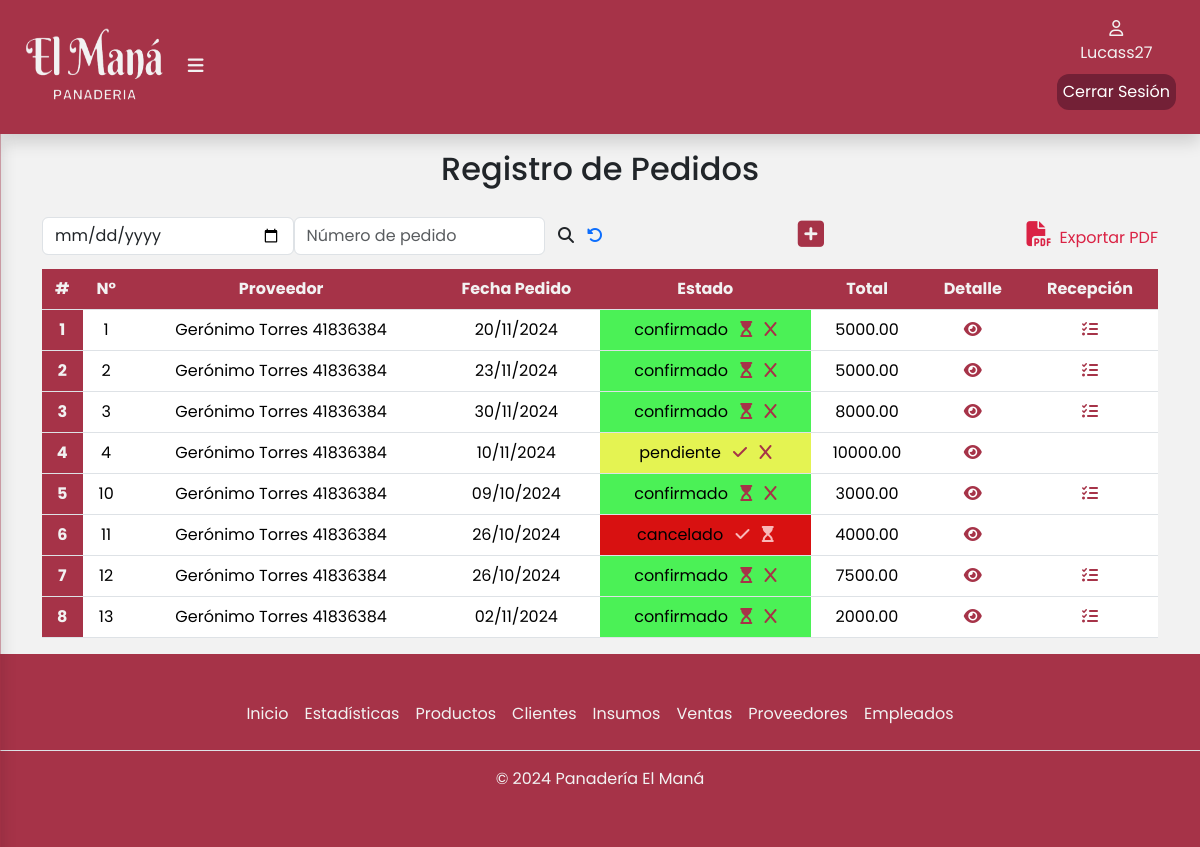
The page /pedidos/ (signed in) on the database as committed earlier.
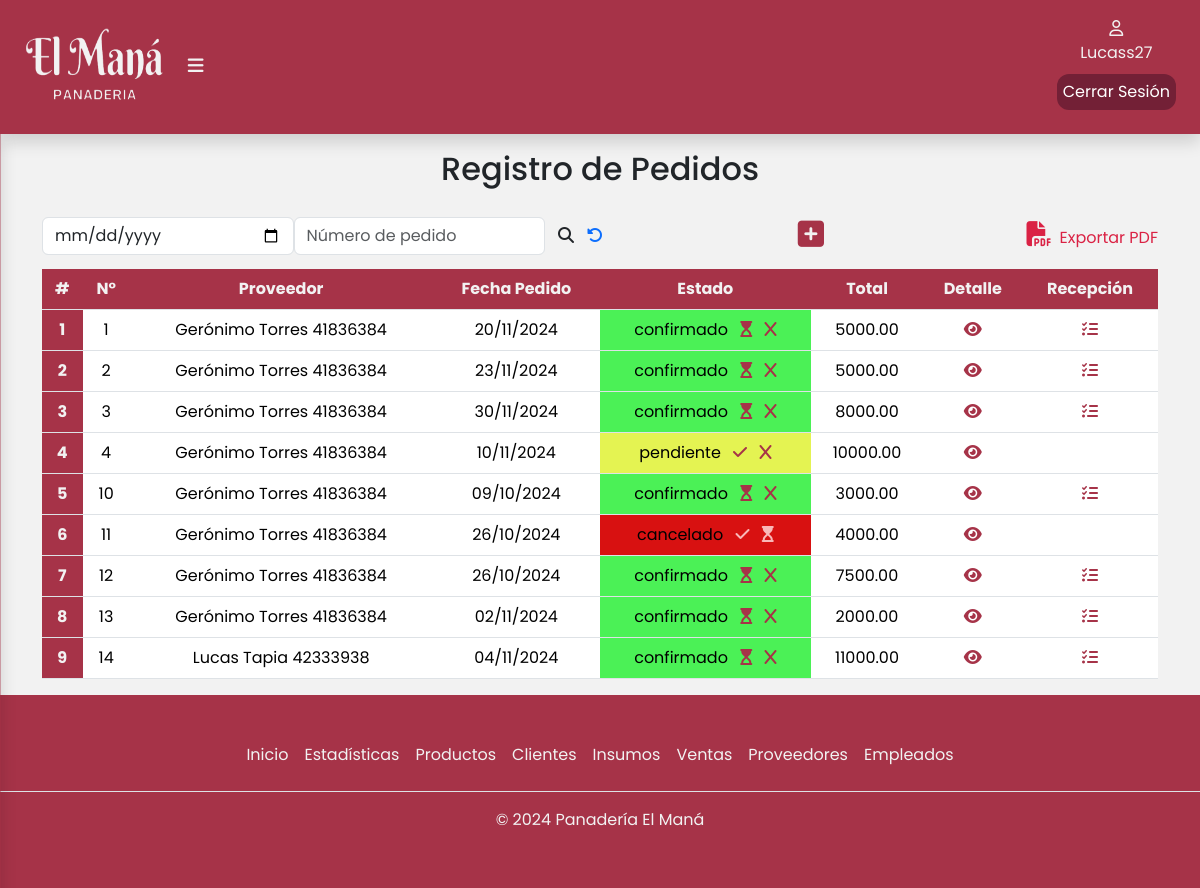
The same page on the database as committed later.
### apps/pedidos/models.py (models this page shows, shortened)
class Pedido(models.Model):
    proveedor = models.ForeignKey(Proveedor, on_delete=models.CASCADE,related_name = 'proveedor')
    ESTADO_PEDIDO = [
        ('confirmado', 'Confirmado'),
        ('pendiente', 'Pendiente'),
        ('cancelado', 'Cancelado'),
    ]
    fechaPedido = models.DateField(blank=False,null=False)
    estadoPedido = models.CharField(max_length=10,choices=ESTADO_PEDIDO,blank=False,null=False)
    precioTotalDelPedido = models.DecimalField(max_digits=10, decimal_places=2, null=True, blank=True, default=0)

class Proveedor(Persona):
    ESTADO = [
        ('activo', 'Activo'),
        ('inactivo', 'Inactivo'),
    ]
    dni  = models.CharField(max_length=8,blank=False,null=False)
    estado = models.CharField(max_length=10, choices=ESTADO,blank=False, null=False)
    empresa = models.CharField(max_length=50,blank=False,null=False)
    def __str__(self):
        return f"{self.nombre} {self.apellido} {self.dni}"

### apps/pedidos/views.py (the view)
# urls.py: path('',include('apps.pedidos.urls')),
def pedidos(request):
    pedidos = Pedido.objects.all()  # Obtener todos los pedidos
    mostrar_boton = True  # Variable para controlar la visibilidad del botón
    mostrar_botonPdf = False
    insumos_dict = {insumo.id: insumo.precioInsumo for insumo in Insumo.objects.all()}
    if request.method == 'POST':
        pedidoForm = FormularioPedido(request.POST)
        detallePedidoFormset = DetallePedidoFormSet(request.POST)
        if pedidoForm.is_valid() and detallePedidoFormset.is_valid():
            detalles_validos = False
            totalPedido = 0
            for detalle_form in detallePedidoFormset:
                if not detalle_form.cleaned_data.get('DELETE') and detalle_form.is_valid():
                    detalles_validos = True
                    break
            if detalles_validos:
                pedido = pedidoForm.save()  # Guarda el pedido y obtiene un ID
                for detalle_form in detallePedidoFormset:
                    if detalle_form.cleaned_data.get('DELETE'):
                        continue
                    if detalle_form.is_valid():
                        detalle = detalle_form.save(commit=False)  # No guarda aún
                        detalle.pedido = pedido  # Asigna el pedido a cada detalle
                        detalle.save()  # Ahora guarda el detalle
                        totalPedido += detalle.subTotal  # Suma el subtotal
                pedido.precioTotalDelPedido = totalPedido
                pedido.save()  # Guarda el pedido actualizado
                messages.success(request, f'Pedido creado correctamente. Número de pedido: {pedido.id}')
                return redirect('/pedidos')
            else:
                pedidoForm.add_error(None, "Se debe agregar al menos un detalle al pedido.")
    else:
        pedidoForm = FormularioPedido()  # Crear un nuevo formulario vacío
        detallePedidoFormset = DetallePedidoFormSet()  # Crear un nuevo formset vacío
    return render(request, 'pedido/pedidos.html', {
        'pedidoForm': pedidoForm,
        'detallePedidoFormset': detallePedidoFormset,
        'pedidos': pedidos,
        'mostrar_boton': mostrar_boton,
        'mostrar_botonPdf': mostrar_botonPdf,
        'insumos_dict': insumos_dict,  # Pasar los precios de los insumos
    })

### apps/pedidos/forms.py
class FormularioPedido(forms.ModelForm):
    class Meta:
        model = Pedido
        fields = [
            'proveedor',
            'fechaPedido',
            'estadoPedido',
        ]
        labels = {
            'proveedor': 'Proveedor',
            'fechaPedido': 'Fecha Pedido',
            'estadoPedido': 'Estado',
        }
        widgets = {
            'proveedor': forms.Select(attrs={'class': 'form-control'}),
            'fechaPedido': forms.DateInput(attrs={'type': 'date','class': 'form-control'}),
            'estadoPedido': forms.Select(attrs={'class': 'form-control'}),
        }
        error_messages = {
            'proveedor': {
                'required': 'Ingresar Proveedores.',
            },
            'fechaPedido': {
                'required': 'Ingresa fecha de pedido.',
            },
           'estadoPedido': {
                'required': 'ingresa el estado del pedido.',
            },
        }

### apps/productos/models.py (called while the page is built)
    def __str__(self):
        return self.nombre

### apps/pedidos/templates/pedido/pedidos.html (shortened to what the changed rows need)
{%extends 'base/base.html'%}
{% load static %}
{% block contenido %}
<div class="container" id="container-tabla">
    <div class="col-12">
        <h2 class="text-center pb-3">Registro de Pedidos</h2>
        <div class="table-responsive">
            <table class="table">
                <thead class="bg-table">
                    <tr>
                        <th scope="col">#</th>
                        <th scope="col">N°</th>
                        <th scope="col">Proveedor</th>
                        <th scope="col">Fecha Pedido</th>
                        <th scope="col">Estado</th>
                        <th scope="col">Total</th>
                        <th scope="col">Detalle</th>
                        <th scope="col">Recepción</th>
                    </tr>
                </thead>
                <tbody>
                    {% for pedido in pedidos %}
                    <tr>
                        <th style="background-color:#a63348;" scope="row">{{ forloop.counter }}</th>
                        <td >{{ pedido.id }}</td>
                        <td>{{ pedido.proveedor }}</td>
                        <td>{{ pedido.fechaPedido|date:"d/m/Y" }}</td>
                        {% if pedido.estadoPedido == 'cancelado' %}
                        <td style="background-color: #d81111;">{{ pedido.estadoPedido }}
                            <span class=''>
                                <a href="{% url 'pedidos:actualizarPedido' pedido.id 'c'%}" style="margin-left: 8px;"><i class="fa-solid fa-check" style="color: #f9b8b8;"></i></a>
                                <a href="{% url 'pedidos:actualizarPedido' pedido.id 'p'%}" style="margin-left: 8px;"><i class="fa-solid fa-hourglass-start" style="color: #f9b8b8;"></i></a>
                            </span>
                        </td>{% endif %}
                        {% if pedido.estadoPedido == 'pendiente' %}
                        <td style="background-color: #e4f352;">{{ pedido.estadoPedido }}
                            <span class=''>
                                <a href="{% url 'pedidos:actualizarPedido' pedido.id 'c'%}" style="margin-left: 8px;"><i class="fa-solid fa-check" style="color: #a63348;"></i></a>
                                <a href="{% url 'pedidos:actualizarPedido' pedido.id 'x'%}" style="margin-left: 8px;"><i class="fa-solid fa-x" style="color: #a63348;"></i></a>
                            </span>
                        </td>{% endif %}
                        {% if pedido.estadoPedido == 'confirmado' %}
                        <td style="background-color: #4bf156;">{{ pedido.estadoPedido }}
                            <span class=''>
                                <a href="{% url 'pedidos:actualizarPedido' pedido.id 'p'%}" style="margin-left: 8px;"><i class="fa-solid fa-hourglass-start" style="color: #a63348;"></i></a>
                                <a href="{% url 'pedidos:actualizarPedido' pedido.id 'x'%}" style="margin-left: 8px;"><i class="fa-solid fa-x" style="color: #a63348;"></i></a>
                            </span>
                        </td>{% endif %}
                        <td>{{ pedido.precioTotalDelPedido }}</td>
                        <td>
                            <a href="{% url 'pedidos:verDetallePedido' pedido.id %}"><i class="fa-solid fa-eye" title="Ver detalle pedido {{pedido.id}}"></i></a>
                        </td>
                        {% if pedido.estadoPedido == 'confirmado' %}
                        <td>
                            <a href="{% url 'pedidos:recepcionDePedido' pedido.id %}"><i class="fa-solid fa-list-check" title="Agregar Recepcion"></i></a>
                        </td>
                        {% else %}
                            <td></td>
                        {% endif %}
                    </tr>
                    {% empty %}
                    <tr>
                        <td colspan="10">No hay pedidos disponibles.</td>
                    </tr>
                    {% endfor %}
                </tbody>
            </table>
        </div>
    </div>
</div>
{% endblock %}

Rows that differ between the two databases and show on the page:
added Pedido: id "14", proveedor "Lucas Tapia 42333938", fechaPedido "04/11/2024", estadoPedido "confirmado", precioTotalDelPedido "11000.00"
